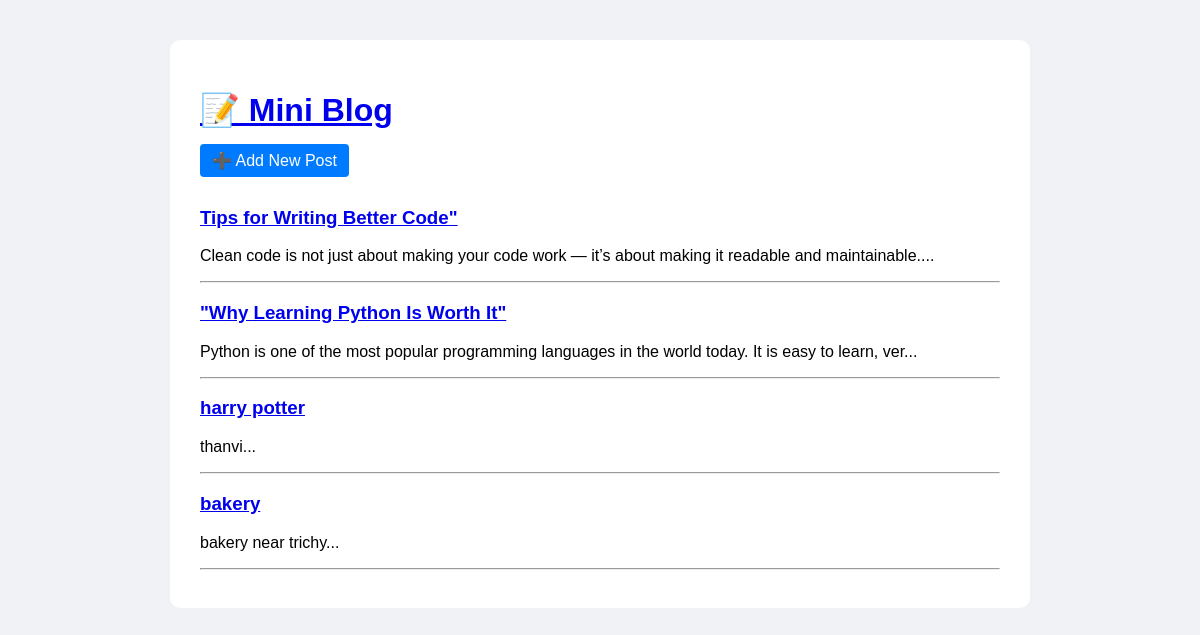
The page / on the database its author committed.
### tables this page shows
CREATE TABLE posts (
        id INTEGER PRIMARY KEY AUTOINCREMENT,
        title TEXT NOT NULL,
        content TEXT NOT NULL
    );

### app.py (the view)
@app.route('/')
def index():
    conn = get_db_connection()
    posts = conn.execute('SELECT * FROM posts ORDER BY id DESC').fetchall()
    conn.close()
    return render_template('index.html', posts=posts)

### app.py (called while the page is built)
def get_db_connection():
    conn = sqlite3.connect('blog.db')
    conn.row_factory = sqlite3.Row
    return conn

### templates/index.html (shortened to what this page needs)
{% extends 'base.html' %}
{% block content %}
    <a href="/add" class="button">➕ Add New Post</a><br><br>
    {% for post in posts %}
        <div>
            <h3><a href="/post/{{ post.id }}">{{ post.title }}</a></h3>
            <p>{{ post.content[:100] }}...</p>
            <hr>
        </div>
    {% endfor %}
{% endblock %}

### templates/base.html (shortened to what this page needs)
<!DOCTYPE html>
<html>
<head>
</head>
<body>
    <div class="container">
        <h1><a href="/">📝 Mini Blog</a></h1>
        {% block content %}{% endblock %}
    </div>
</body>
</html>

### templates/base.html (style rules this page uses)
body { font-family: Arial; background: #f0f2f5; margin: 0; }
.container { max-width: 800px; margin: 40px auto; background: white; padding: 30px; border-radius: 10px; }
a.button { padding: 8px 12px; background: #007bff; color: white; text-decoration: none; border-radius: 4px; }

### rows shown on the page
posts: title "Tips for Writing Better Code\"", content "Clean code is not just about making your code work — it’s about making it readable and maintainable."
posts: title "\"Why Learning Python Is Worth It\"", content "Python is one of the most popular programming languages in the world today. It is easy to learn, ver"
posts: title "harry potter", content "thanvi"
posts: title "bakery", content "bakery near trichy"
